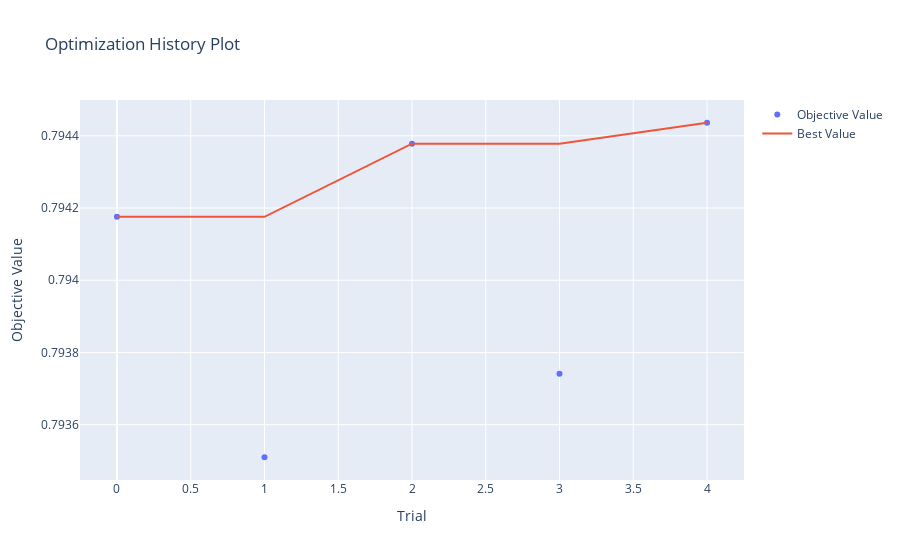

This figure's notebook cell:
### Code cell
vis.plot_optimization_history(study)

### Figure 1 — Plotly figure (JSON) as saved in the notebook; plotly's stock layout.template omitted (floating-point values rounded to 4 significant figures)
{"data": [{"mode": "markers", "name": "Objective Value", "type": "scatter", "x": [0, 1, 2, 3, 4], "y": [0.7942, 0.7935, 0.7944, 0.7937, 0.7944]}, {"mode": "lines", "name": "Best Value", "type": "scatter", "x": [0, 1, 2, 3, 4], "y": [0.7942, 0.7942, 0.7944, 0.7944, 0.7944]}, {"marker": {"color": "#cccccc"}, "mode": "markers", "name": "Infeasible Trial", "showlegend": false, "type": "scatter", "x": [], "y": []}], "layout": {"title": {"text": "Optimization History Plot"}, "xaxis": {"title": {"text": "Trial"}}, "yaxis": {"title": {"text": "Objective Value"}}}}
